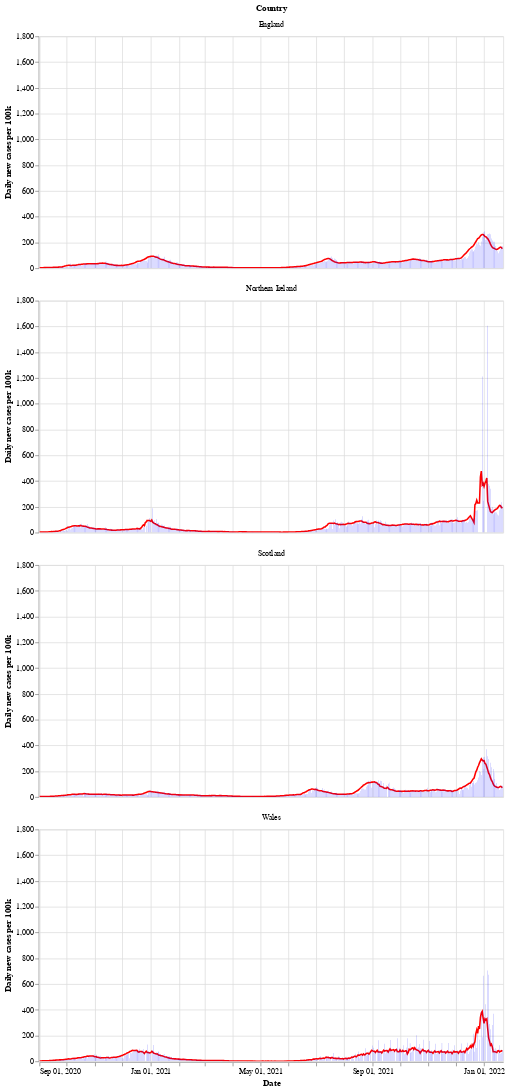

Notebook code cell kept with this figure:
### Markdown cell above
Next is a bar chart of the number of new cases in each country (per 100k population), with the 7 day moving average of cases. Again we see that Wales saw a longer period of raising and falling cases compared to the other countries.

After a period of cases falling, each nation is now seeing a rise in the number of cases - especially in Wales.

### Code cell
# collapse
bars = alt.Chart(uk_cases).mark_bar().encode(
    x=alt.X("yearmonthdate(date):T", axis=alt.Axis(title='Date')),
    y=alt.Y("newCasesRate:Q", axis=alt.Axis(title='Daily new cases per 100k')),
    tooltip='newCasesRate',
    color=alt.condition(
        alt.datum.dailyChange > 0,
        alt.value("orange"),  # The positive color
        alt.value("blue")  # The negative color
    )
).properties(title='New cases per 100k population with rolling 7 day average', width=600).interactive()
line = alt.Chart(uk_cases).mark_line(
    color='red',
    size=2,
).transform_window(
    rolling_mean='mean(newCasesRate)',
    frame=[0, 7],
    groupby=['areaName']
).encode(
    x='yearmonthdate(date):T',
    y='rolling_mean:Q'
)
alt.layer(line, bars, data=uk_cases).facet(alt.Row('areaName', title='Country'), columns=1)

### Figure 1 — Vega-Lite specification as saved in the notebook (floating-point values rounded to 4 significant figures; data arrays with more than 128 entries replaced by an {"elided": "..."} marker saying what was removed)
{"config": {"view": {"continuousWidth": 400, "continuousHeight": 300}}, "data": {"name": "data-fad62af9a7b6e0e621d0ef66a501d254"}, "facet": {"type": "nominal", "field": "areaName", "title": "Country"}, "spec": {"layer": [{"mark": {"type": "line", "color": "red", "size": 2}, "encoding": {"x": {"type": "temporal", "field": "date", "timeUnit": "yearmonthdate"}, "y": {"type": "quantitative", "field": "rolling_mean"}}, "transform": [{"window": [{"op": "mean", "field": "newCasesRate", "as": "rolling_mean"}], "frame": [0, 7], "groupby": ["areaName"]}]}, {"mark": "bar", "encoding": {"color": {"condition": {"value": "orange", "test": "(datum.dailyChange > 0)"}, "value": "blue"}, "tooltip": {"type": "quantitative", "field": "newCasesRate"}, "x": {"type": "temporal", "axis": {"title": "Date"}, "field": "date", "timeUnit": "yearmonthdate"}, "y": {"type": "quantitative", "axis": {"title": "Daily new cases per 100k"}, "field": "newCasesRate"}}, "selection": {"selector002": {"type": "interval", "bind": "scales", "encodings": ["x", "y"]}}, "title": "New cases per 100k population with rolling 7 day average", "width": 600}]}, "columns": 1, "$schema": "https://vega.github.io/schema/vega-lite/v4.8.1.json", "datasets": {"data-fad62af9a7b6e0e621d0ef66a501d254": {"elided": "2032 records"}}}
